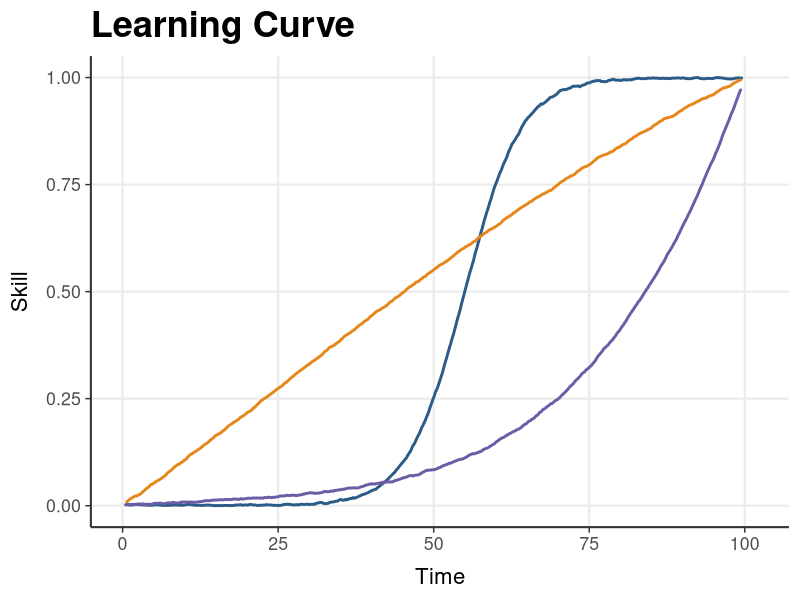

The R script that drew this image:

# install.packages(c("ggplot2", "dplyr"))  # if needed

library(ggplot2)
library(dplyr)

set.seed(42)

# Helper: light moving-average to get gentle wiggles (base R, no extra packages)
ma <- function(x, k = 7) {
  stats::filter(x, rep(1/k, k), sides = 2) |> as.numeric()
}

# X axis
n  <- 600
x  <- seq(0, 100, length.out = n)  # "Time"

# --- Curves (all scaled to [0, 1]) ----------------------------------------

# 1) Orange: fast start, then plateaus
#    Use a Gompertz-like rise to a plateau; add tiny noise + smooth
a_or  <- 0.015         # rate
y_or0 <- exp(-exp(-a_or*(x - 25)))  # Gompertz shape
y_or  <- (y_or0 - min(y_or0)) / (max(y_or0) - min(y_or0))
y_or  <- pmin(1, pmax(0, y_or + rnorm(n, 0, 0.004)))
y_or  <- ma(y_or, 9)
y_or  <- pmin(1, pmax(0, y_or))

# 2) Blue: centered S-curve (logistic), steeper in the middle
k_bl  <- 0.22   # steepness
x0_bl <- 55     # inflection near the middle
y_bl0 <- 1 / (1 + exp(-k_bl*(x - x0_bl)))
y_bl  <- (y_bl0 - min(y_bl0)) / (max(y_bl0) - min(y_bl0))
y_bl  <- pmin(1, pmax(0, y_bl + rnorm(n, 0, 0.004)))
y_bl  <- ma(y_bl, 7)
y_bl  <- pmin(1, pmax(0, y_bl))

# 3) Purple: slow, steady climb across most of the range
#    Use a power curve + linear blend to stay gradual for longer
y_pr0 <- (x/100)^4.35 * 0.92 + (x/100) * 0.08
y_pr  <- pmin(1, pmax(0, y_pr0 + rnorm(n, 0, 0.004)))
y_pr  <- ma(y_pr, 9)
y_pr  <- pmin(1, pmax(0, y_pr))

# Bind to tidy frame
df <- bind_rows(
  data.frame(x = x, y = y_bl, curve = "Blue – S curve"),
  data.frame(x = x, y = y_or, curve = "Orange – fast then plateau"),
  data.frame(x = x, y = y_pr, curve = "Purple – steady long climb")
)

# Colors chosen to resemble your figure
cols <- c(
  "Blue – S curve"               = "#2B5C88",
  "Orange – fast then plateau"   = "#E5871B",
  "Purple – steady long climb"   = "#6B5CA5"
)

p <- ggplot(df, aes(x, y, color = curve)) +
  geom_line(linewidth = 1.0, lineend = "round") +
  scale_color_manual(values = cols, guide = "none") +
  coord_cartesian(ylim = c(0, 1), xlim = c(0, 100), expand = FALSE) +
  scale_y_continuous(labels = scales::label_number(accuracy = 0.01)) +
  labs(
    title = "Learning Curve",
    x = "Time",
    y = "Skill"
  ) +
  theme_minimal(base_size = 16) +
  theme(
    plot.title = element_text(face = "bold", size = 26, hjust = 0),
    panel.grid.minor = element_blank(),
    axis.title.x = element_text(margin = margin(t = 10)),
    axis.title.y = element_text(margin = margin(r = 10)),
    axis.line = element_line(color = "#333333", linewidth = 0.7),
    axis.ticks = element_line(color = "#333333", linewidth = 0.5)
  )

# Optional: label line ends like in many learning-curve graphics
endpoints <- df %>% group_by(curve) %>% slice_tail(n = 1)
p +
  geom_text(
    data = endpoints,
    aes(label = sub(".*–\\s", "", curve)),
    hjust = -0.05, vjust = 0.5, size = 5, fontface = "plain",
    show.legend = FALSE
  ) +
  coord_cartesian(xlim = c(0, 102))  # add room for end labels

# ggsave("learning_curves.png", width = 12, height = 6, dpi = 300)
